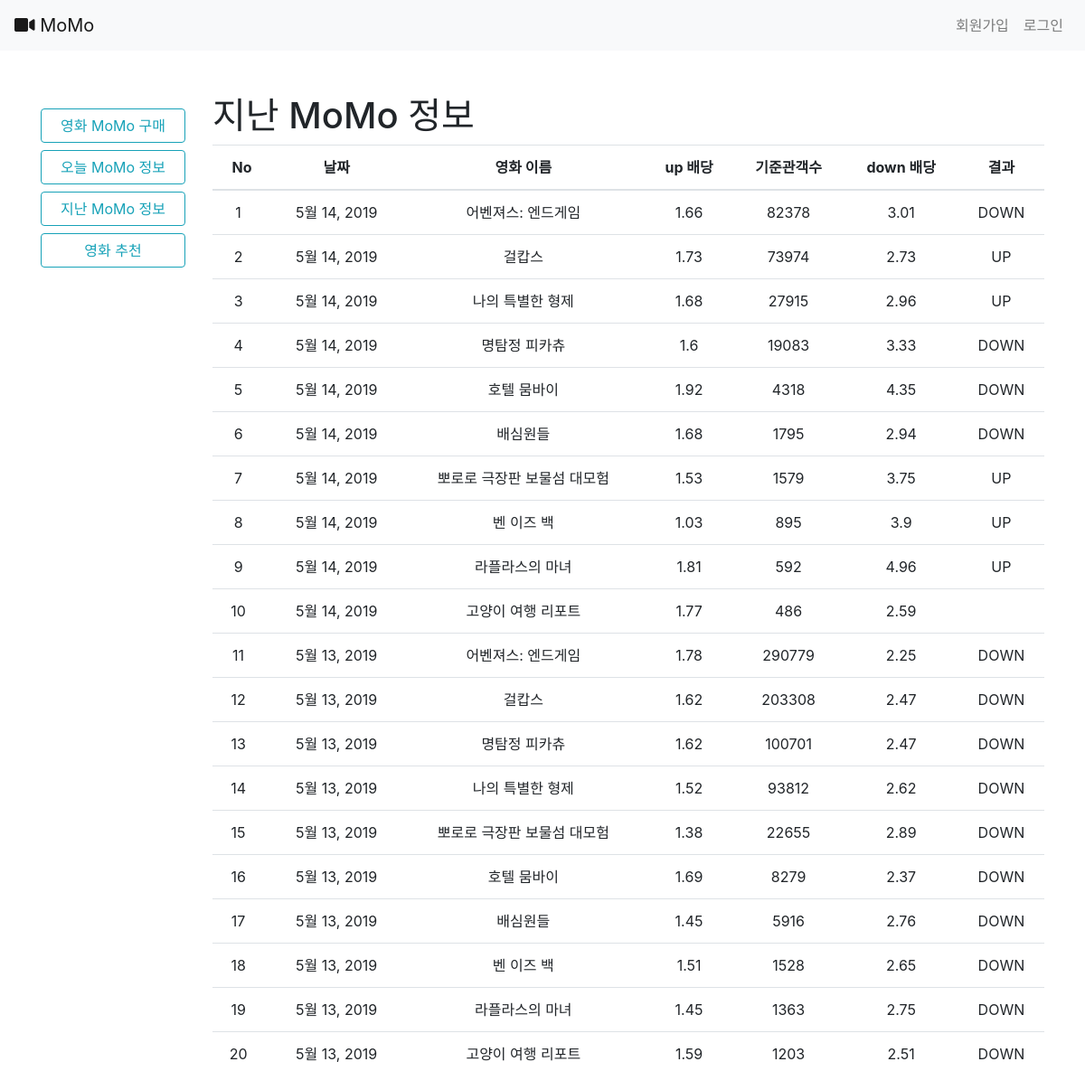
The app's page /test/history/ with its own data.
### momo/models.py (models this page shows, shortened)
class Match(models.Model):
    movie = models.ForeignKey(Movie, on_delete=models.CASCADE)
    user_up = models.ManyToManyField(settings.AUTH_USER_MODEL, related_name="up",blank=True)
    user_down = models.ManyToManyField(settings.AUTH_USER_MODEL, related_name="down",blank=True)
    standard = models.PositiveIntegerField(default = 0)# 기준관객수
    date = models.DateField()# 날짜
    uprate = models.FloatField(default = 1)#up 배당
    downrate = models.FloatField(default = 1)#down 배당
    result = models.IntegerField(blank=True, null=True)
    usercnt = models.IntegerField(default=0)

class Movie(models.Model):
    title = models.CharField(max_length=120) # 영화 제목
    poster_url = models.ImageField(blank=True) # 영화 포스터
    audiCnt = models.IntegerField() # 해당일 관객수
    audinten = models.IntegerField() # 전일 대비 증감수
    audiChange = models.FloatField() # 전일 대비 증감 비율
    auidAcc = models.IntegerField() # 누적 관객수
    userRating = models.FloatField() # 영화 평점
    date = models.DateField()

### momo/views.py (the view)
# urls.py: path('history/',views.history,name="history"),
def history(request):
    startdate = datetime.datetime.today()-datetime.timedelta(days=4)
    enddate = datetime.datetime.today()-datetime.timedelta(days=2)
    momos = Match.objects.filter(date__range=[startdate, enddate]).order_by('-date')
    return render(request,'history.html',{'momos':momos})

### momo/templates/history.html (shortened to what this page needs)
{% extends 'base.html' %}
{% block body %}
<h1>지난 MoMo 정보</h1>
<table class="table">
  <thead>
    <tr>
      <th scope="col" class="text-center">No</th>
      <th scope="col" class="text-center">날짜</th>
      <th scope="col" class="text-center">영화 이름</th>
      <th scope="col" class="text-center">up 배당</th>
      <th scope="col" class="text-center">기준관객수</th>
      <th scope="col" class="text-center">down 배당</th>
      <th scope="col" class="text-center">결과</th>
    </tr>
  </thead>
  <tbody>
      {% for momo in momos %}
    <tr>
      <td scope="row" class="text-center"></td>
      <td class="text-center">{{ momo.date }}</td>
      <td class="text-center">{{ momo.movie.title }}</td>
      <td class="text-center">{{ momo.uprate }}</td>
      <td class="text-center">{{ momo.standard }}</td>
      <td class="text-center">{{ momo.downrate }}</td>
      {% if momo.result == 1 %}
      <td class="text-center">UP</td>
      {% elif momo.result == 2 %}
      <td class="text-center">DOWN</td>
      {% else %}
      <td class="text-center"></td>
      {% endif %}
    </tr>
    {% endfor %}
  </tbody>
</table>
{% endblock %}

### momo/templates/history.html (style rules this page uses)
table { counter-reset: rowNumber-1; }
table tr { counter-increment: rowNumber; }
table tr td:first-child::before { content: counter(rowNumber); min-width: 1em; margin-right: 0.5em; }

### records on screen
Match: date "5월 14, 2019", movie "어벤져스: 엔드게임", uprate "1.66", standard "82378", downrate "3.01", result "DOWN"
Match: date "5월 14, 2019", movie "걸캅스", uprate "1.73", standard "73974", downrate "2.73", result "UP"
Match: date "5월 14, 2019", movie "나의 특별한 형제", uprate "1.68", standard "27915", downrate "2.96", result "UP"
Match: date "5월 14, 2019", movie "명탐정 피카츄", uprate "1.6", standard "19083", downrate "3.33", result "DOWN"
Match: date "5월 14, 2019", movie "호텔 뭄바이", uprate "1.92", standard "4318", downrate "4.35", result "DOWN"
Match: date "5월 14, 2019", movie "배심원들", uprate "1.68", standard "1795", downrate "2.94", result "DOWN"
Match: date "5월 14, 2019", movie "뽀로로 극장판 보물섬 대모험", uprate "1.53", standard "1579", downrate "3.75", result "UP"
Match: date "5월 14, 2019", movie "벤 이즈 백", uprate "1.03", standard "895", downrate "3.9", result "UP"
Match: date "5월 14, 2019", movie "라플라스의 마녀", uprate "1.81", standard "592", downrate "4.96", result "UP"
Match: date "5월 14, 2019", movie "고양이 여행 리포트", uprate "1.77", standard "486", downrate "2.59"
Match: date "5월 13, 2019", movie "어벤져스: 엔드게임", uprate "1.78", standard "290779", downrate "2.25", result "DOWN"
Match: date "5월 13, 2019", movie "걸캅스", uprate "1.62", standard "203308", downrate "2.47", result "DOWN"
Match: date "5월 13, 2019", movie "명탐정 피카츄", uprate "1.62", standard "100701", downrate "2.47", result "DOWN"
Match: date "5월 13, 2019", movie "나의 특별한 형제", uprate "1.52", standard "93812", downrate "2.62", result "DOWN"
Match: date "5월 13, 2019", movie "뽀로로 극장판 보물섬 대모험", uprate "1.38", standard "22655", downrate "2.89", result "DOWN"
Match: date "5월 13, 2019", movie "호텔 뭄바이", uprate "1.69", standard "8279", downrate "2.37", result "DOWN"
Match: date "5월 13, 2019", movie "배심원들", uprate "1.45", standard "5916", downrate "2.76", result "DOWN"
Match: date "5월 13, 2019", movie "벤 이즈 백", uprate "1.51", standard "1528", downrate "2.65", result "DOWN"
Match: date "5월 13, 2019", movie "라플라스의 마녀", uprate "1.45", standard "1363", downrate "2.75", result "DOWN"
Match: date "5월 13, 2019", movie "고양이 여행 리포트", uprate "1.59", standard "1203", downrate "2.51", result "DOWN"
